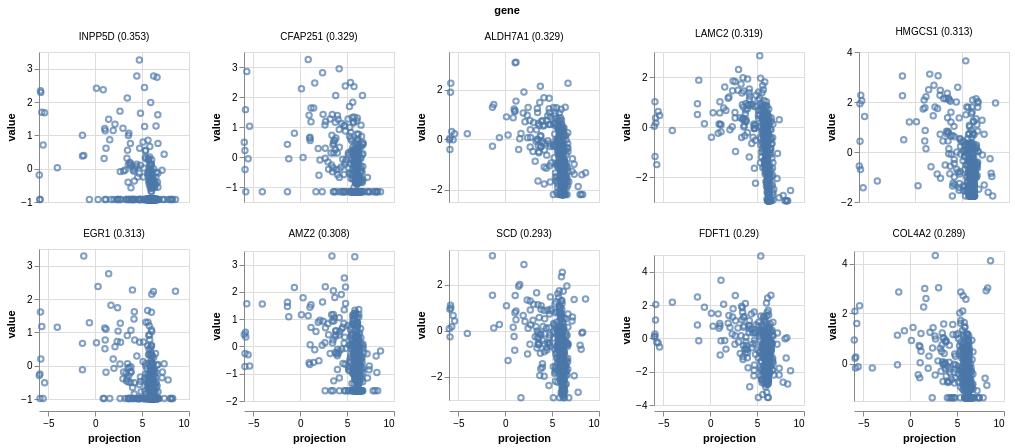

Notebook source saved alongside this figure:
### Markdown cell above
The plot below shows the top 10 genes according to contrast scores. The x-axis is the projection coordinate and the y-axis is expression. As hinted even in our initial histogram, there are quite a few genes with strong negative correlations; none with positive. The number in parenthesis for each panel is the contrast score. They're sorted from strongest to weakest effects.

### Code cell
scores_df = scores_df.sort_values("score", ascending=False)
ctl.plot_subset(adata, scores_df["gene"].values[:10], scores_df["score"].values[:10])

### Figure 1 — Vega specification as saved in the notebook (floating-point values rounded to 4 significant figures; data arrays with more than 128 entries replaced by an {"elided": "..."} marker saying what was removed)
{"$schema": "https://vega.github.io/schema/vega/v5.json", "data": [{"name": "source_0", "values": {"elided": "3890 records"}}, {"name": "facet_domain", "values": [{"gene": "INPP5D (0.353)", "facet_gene_sort_index": 10.0}, {"gene": "CFAP251 (0.329)", "facet_gene_sort_index": 10.0}, {"gene": "ALDH7A1 (0.329)", "facet_gene_sort_index": 10.0}, {"gene": "LAMC2 (0.319)", "facet_gene_sort_index": 10.0}, {"gene": "HMGCS1 (0.313)", "facet_gene_sort_index": 10.0}, {"gene": "EGR1 (0.313)", "facet_gene_sort_index": 10.0}, {"gene": "AMZ2 (0.308)", "facet_gene_sort_index": 10.0}, {"gene": "SCD (0.293)", "facet_gene_sort_index": 10.0}, {"gene": "FDFT1 (0.29)", "facet_gene_sort_index": 10.0}, {"gene": "COL4A2 (0.289)", "facet_gene_sort_index": 10.0}]}, {"name": "facet_domain_column", "transform": [{"type": "sequence", "start": 0.0, "stop": {"signal": "min(length(data(\"facet_domain\")), 5)"}}]}, {"name": "source_0_x_domain_projection", "values": [{"min": -5.97, "max": 8.565}]}], "signals": [{"name": "child_width", "value": 150}, {"name": "child_height", "value": 150}], "marks": [{"type": "group", "name": "facet-title", "title": {"text": "gene", "offset": 10, "style": "guide-title"}, "role": "column-title"}, {"type": "group", "name": "column_footer", "from": {"data": "facet_domain_column"}, "encode": {"update": {"width": {"signal": "child_width"}}}, "axes": [{"scale": "x", "title": "projection", "tickCount": {"signal": "ceil(child_width/40)"}, "grid": false, "labelFlush": true, "orient": "bottom", "labelOverlap": true, "zindex": 0}], "role": "column-footer"}, {"type": "group", "name": "cell", "from": {"facet": {"data": "source_0", "name": "facet", "groupby": ["gene"], "aggregate": {"fields": ["facet_gene_sort_index"], "ops": ["max"], "as": ["facet_gene_sort_index"]}}}, "sort": {"field": ["datum[\"facet_gene_sort_index\"]"], "order": ["ascending"]}, "encode": {"update": {"width": {"signal": "child_width"}, "height": {"signal": "child_height"}}}, "data": [{"name": "facet_child_y_domain_value_2", "source": "facet", "transform": [{"type": "formula", "expr": "+datum['value']", "as": "value"}, {"type": "aggregate", "groupby": [], "fields": ["value", "value"], "ops": ["min", "max"], "as": ["min", "max"]}]}], "marks": [{"type": "symbol", "name": "child_marks", "from": {"data": "facet"}, "encode": {"update": {"opacity": {"value": 0.7}, "stroke": {"value": "#4c78a8"}, "x": {"field": "projection", "scale": "x"}, "y": {"field": "value", "scale": "child_y"}, "fill": {"value": "transparent"}}}, "style": ["point"]}], "scales": [{"name": "child_y", "type": "linear", "domain": [{"signal": "(data(\"facet_child_y_domain_value_2\")[0] || {}).min"}, {"signal": "(data(\"facet_child_y_domain_value_2\")[0] || {}).max"}], "range": [{"signal": "child_height"}, 0], "nice": true, "zero": true}], "axes": [{"scale": "x", "ticks": false, "gridScale": "child_y", "grid": true, "minExtent": 0, "zindex": 0, "tickCount": {"signal": "ceil(child_width/40)"}, "aria": false, "maxExtent": 0, "domain": false, "labels": false, "orient": "bottom"}, {"scale": "child_y", "zindex": 0, "domain": false, "orient": "left", "labels": false, "tickCount": {"signal": "ceil(child_height/40)"}, "grid": true, "gridScale": "x", "aria": false, "minExtent": 0, "maxExtent": 0, "ticks": false}, {"scale": "child_y", "title": "value", "orient": "left", "labelOverlap": true, "zindex": 0, "grid": false, "tickCount": {"signal": "ceil(child_height/40)"}}], "title": {"text": {"signal": "isValid(parent[\"gene\"]) ? parent[\"gene\"] : \"\"+parent[\"gene\"]"}, "style": "guide-label", "offset": 10, "frame": "group"}, "style": "cell"}], "scales": [{"name": "x", "type": "linear", "domain": [{"signal": "(data(\"source_0_x_domain_projection\")[0] || {}).min"}, {"signal": "(data(\"source_0_x_domain_projection\")[0] || {}).max"}], "range": [0, {"signal": "child_width"}], "zero": true, "nice": true}], "background": "white", "padding": 5, "layout": {"padding": 20, "bounds": "full", "align": "none", "columns": 5}}
